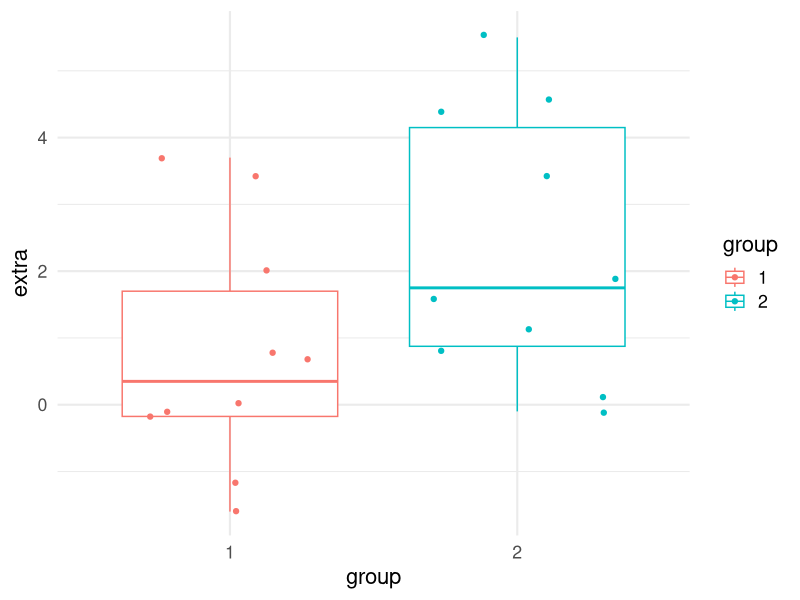

Reproduce this figure in R.
## ---- chunk 1
knitr::opts_chunk$set(echo = TRUE)
## ---- chunk 2
summary(cars)
## ---- chunk 3
library(ggplot2)
ggplot(data = sleep, aes(x = group, y = extra, color = group)) +
  geom_boxplot() +
  geom_jitter() +
  theme_minimal(base_size = 16)
## ---- chunk 4
# automatically create a bib database for R packages
bib <- knitr::write_bib(
  x = c(
    .packages(), "knitr", "rmarkdown", "bookdown"
  ), file = NULL, prefix = ""
)
bib <- unlist(bib)
# remove the ugly single quotes required by CRAN policy
bib <- gsub("(\\\n)", " ", bib)
xfun::write_utf8(bib, "packages.bib")
